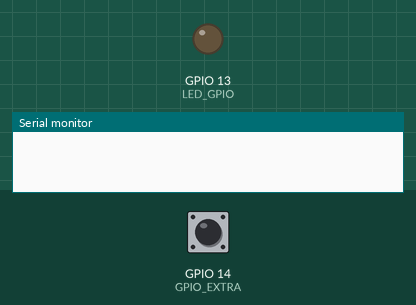
This sketch was run on a simulated ESP8266 (NodeMCU). Parts: output pins drawn as LEDs (lit = HIGH), the last lines printed to the serial monitor. The test bench sets the inputs (shaded band); at power-on: GPIO 14 (GPIO_EXTRA) HIGH.

Above: at 1.2 s.
1.3 s: GPIO 14 (GPIO_EXTRA) pulled LOW for 0.15 s
At 1.9 s:
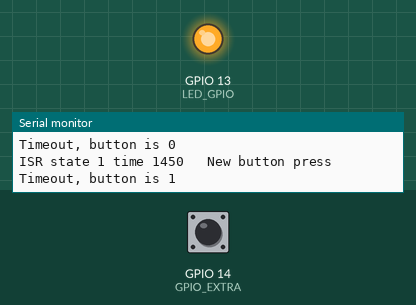
3.0 s: GPIO 14 (GPIO_EXTRA) pulled LOW for 3.2 s
At 3.6 s:
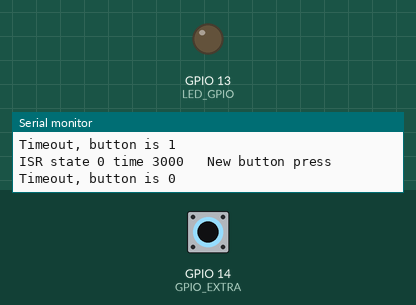
Timing chart, 0 to 7.8 s (numbered marks = the images above; inputs shaded):
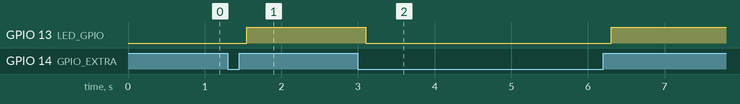

The sketch:

SonoffBasic.ino
```cpp
#include <ESP8266WiFi.h>
#include <Ticker.h>

#define LED_GPIO 13
#define GPIO_EXTRA 14

unsigned long lasttime = -1;

Ticker ticks;

void tick()
{
  ticks.detach();
  bool val = digitalRead(GPIO_EXTRA);
  Serial.print("Timeout, button is ");
  Serial.println(val);

  digitalWrite(LED_GPIO,val);
}

void edge(bool pinLevel, unsigned long time)
{


  Serial.print("state ");
  Serial.print(pinLevel);
  Serial.print(" time ");
  Serial.print(time);

  if( (time - lasttime) > 100 )
  {
    Serial.println("   New button press");
  }
  else
  {
    Serial.println("");
    ticks.detach();
  }

  lasttime = time;

  ticks.attach(0.1,tick);
}

void isr()
{
  Serial.print("ISR ");
  edge(digitalRead(GPIO_EXTRA),millis());
}

void setup()
{
  Serial.begin(115200);

  pinMode(LED_GPIO, OUTPUT);
  digitalWrite(LED_GPIO,LOW);

  pinMode(GPIO_EXTRA, INPUT_PULLUP);
  attachInterrupt(GPIO_EXTRA, isr, CHANGE);
}

void loop()
{
  delay(1000);
}
```

Measured:
- after the input at 1.3 s, GPIO 13 (LED_GPIO): LOW → HIGH after 0.25 s
- after the input at 3.0 s, GPIO 13 (LED_GPIO): HIGH → LOW after 0.10 s, → HIGH 3.2 s later
